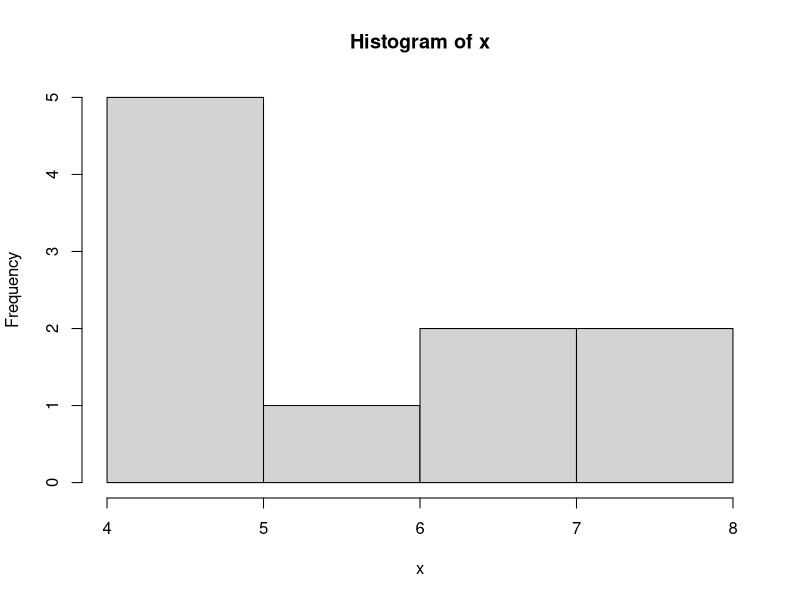
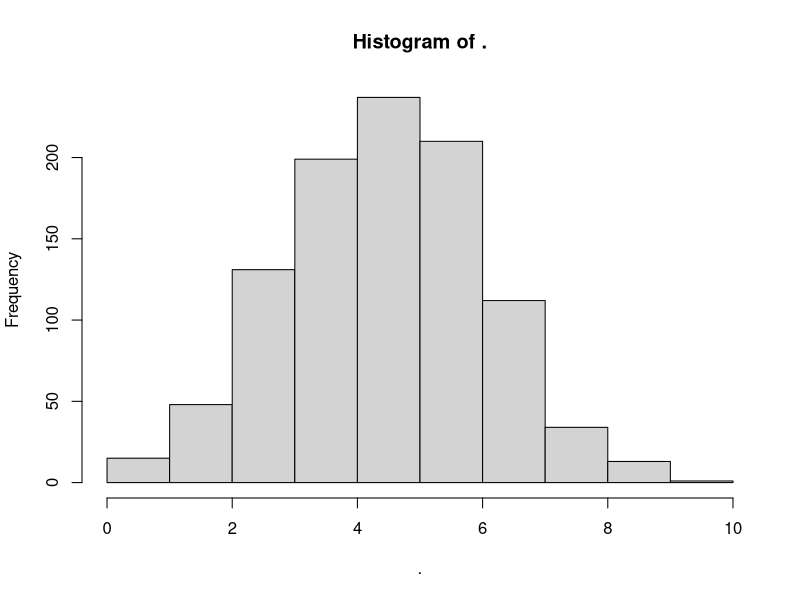

Reproduce these figures in R, in order.
## ---- chunk 1
x <- 5 	# Memberikan nilai ke ‘x’
y <- 5 	# Memberikan nilai ke ‘y’
## ---- chunk 2

x + y 			            # Tambah
x - y 			            # Pengurangan
x * y 			            # Perkalian
x / y 			            # Pembagian
x ^ y 			            # Pangkat
sqrt(x * y)	            # Akar kuadrat
log(x) 			            # Logaritma
exp(y) 			            # eksponensial
(x/y) + y 		          # Tanda Kurung
## ---- chunk 3
total <- x + y 			    # menetapkan penambahan `x` dan` y` sebagai variabel `total`
rata_rata <- (x+x+y)/3 	# menetapkan rata-rata beberapa variabel

## ---- chunk 4
dbinom (x = 3, size = 10, prob = 0.5)	     # Fungsi Kepadatan (DF) P (X = 3) 
dbinom (3, 10, 0.5) 				               # hasil yang sama seperti di atas
pbinom (q = 3, size = 10, prob = 0.5) 		 # Fungsi Distribusi Kumulatif
qbinom (p = 0.1718, size = 10, prob = 0.5) # kuantil untuk X ~ B (n = 10, p = 0.5)
rbinom (n = 10, size = 10, prob = 0.5)	 	 # menghasilkan variabel acak
#? distributions 					                 # Untuk informasi lebih lanjut
## ---- chunk 5
x = rbinom (n = 10, size = 10, prob = 0.5) 	    # berfungsi tetapi ini merupakan gaya yang buruk.
x <- rbinom (n = 10, size = 10, prob = 0.5)	    # cara terbaik
## ---- chunk 6
x 		                                          # cetak konten suatu objek cukup ketik namanya
print (x)                                       # mencetak konten suatu objek secara implisit
(x <- rbinom (n = 10, size = 10, prob = 0.5))   # cara alternatif untuk menetapkan dan mencetak
mean (x) 	                                      # Menghitung rata-rata
var (x) 		# Menghitung variansi
sd (x) 		# Simpangan baku
hist (x) 		# Plot histogram
## ---- chunk 7
ls () 			                                    # Koleksi semua objek tersebut
ls (pattern = 'x') 	                            # menggunakan ls dengan pola teks
rm (x) 			                                    # Menghapus variabel
ls () 		                                  	  # Memverifikasi
## ---- chunk 8
missing.example <- c(10,11,12,NA)                # Membuat vector dengan bilai yang hilang
is.na(missing.example)                           # Memeriksa nilai yang hilang
which(is.na(missing.example))                    # Mengidentifikasi `NA` (hanya vector)
mean(missing.example)                            # Menghitung rata-rata dengan nilai yang hilang
## ---- chunk 9
mean(missing.example, na.rm = TRUE)               # Rata-rata tanpa nilai yang hilang
## ---- chunk 10
df <- data.frame( x1 = c(NA, 7, 8, 9, 3),         # Variabel numerik dengan satu nilai hilang
                  x2 = c(4, 1, NA, NA, 4),        # Variabel numerik dengan dua nilai hilang
                  x3 = c(1, 4, 2, 9, 6),          # Variabel numerik tanpa nilai hilang
                  x4 = c("Hello", "I am Bakti", 
                         NA, "I love R",NA))      # Variabel factor dengan
is.na(df)                                         # Cara klasik untuk memeriksa `NA`
sum(is.na(df))                                    # Menghitung `NA`
apply(is.na(df),2, which)                         # Mengindeks `NA` (hanya df)
which(complete.cases(df))                         # Mengidentifikasi nilai yang diamati
## ---- chunk 11
clean.example <- na.omit(missing.example)         # Menghapus vector `NA`
clean.df <- na.omit(df)                           # Menghapus data frame `NA`
## ---- chunk 12
# Prasyarat:
library(magrittr)                                  # Memuat fungsi piping
help(package = "magrittr")                       	 # Memuat informasi `magrittr`
x <- rbinom(n=1000, size=10, prob=0.5)           	 # Menghasilkan beberapa sampel data
# Contoh:
x %>% var()                                        # Bukan `var(x)`
x %>% hist()                                     	 # Sebagai ganti `hist(x)`
x %>% mean() %>% round(2) %>% add(10)              # Sebagai ganti beberapa fungsi
## ---- chunk 13
# Gaya fungsional Onion style
car_data <- 
transform(aggregate(. ~ cyl, 
                    data = subset(mtcars, hp > 100), 
                    FUN = function(x) round(mean(x, 2))), 
                    kpl = mpg*0.4251)
## ---- chunk 14
# Piping (magrittr) style
car_data <- mtcars %>%
  subset(hp > 100) %>%
  aggregate(. ~ cyl, data = ., FUN = . %>% mean %>% round(2)) %>%
  transform(kpl = mpg %>% multiply_by(0.4251)) %>%
  print

## ---- chunk 15
c(10,11,12,13,14,15,16,17,18,19,20,21) 		  # Membuat vektor secara manual
10:21                                  			# Menggunakan operator `:`
seq(from=10, to=21, by=1)              		  # fungsi `seq()` dengan "by"
seq(from=10, to=21, len=12)          		    # fungsi `seq()` dengan "len"
x <- 10:21                             			# Mari kita tetapkan ke objek bernama "x"
x+2                                    			# Operasi biasanya bekerja berdasarkan elemen
x*2                                    			# Tambahkan 2 untuk setiap elemen `x`
x^2                                    			# Pangkat 2 untuk setiap elemen `x` 
sqrt(x)                                			# Akar kuadrat untuk setiap elemen ‘x’
log(x)                                			# Logaritma untuk setiap elemen 'x’ 
x <- c(0.5, 0.6)                       			# Numerik
x <- c(TRUE, FALSE)                    			# Logis
x <- c(T, F)                        				# Logis
x <- c("a", "b", "c")                  			# Karakter
x <- 9:29                              			# Integer
x <- c(1+0i, 2+4i)                     			# Complex
x <- vector("numeric", length = 10)    		  # fungsi `vector ()` untuk menginisialisasi vektor.
y <- c(1.7, "a")                      			# Karakter
y <- c(TRUE, 2)                     			  # Numerik
y <- c("a", TRUE)                      			# Numerik
typeof(y)                              			# Untuk memeriksa jenis `y`
class(y)                               			# Untuk memeriksa jenis `y`
## ---- chunk 16
x <- 0:10                              	   # Mari tetapkan ke objek bernama `x`
class(x)                               	   # Periksa kelas `x`
as.numeric(x)                       	     # Menetapkan `x` sebagai numerik
as.logical(x)                          	   # Menetapkan `x` sebagai logis
as.character(x)                        	   # Menetapkan `x` sebagai karakter
as.numeric(c(FALSE,TRUE,TRUE,FALSE))       # Menetapkan vektor logis sebagai angka 
## ---- chunk 17
x <- c("a", "b", "c","1")       	         # menetapkan nilai `x`
as.numeric(x)                          	   # menetapkan `x` sebagai numerik
as.logical(x)                        	     # menetapkan `x` sebagai logis
as.complex(x)                        	     # menetapkan `x` sebagai karakter
## ---- chunk 18
m <- matrix(nrow = 2, ncol = 3)          # Membuat matriks `NA` sebanyak 2x3
m                                        # Mencetak hasilnya
dim(m)                                   # Memeriksa dimensi
attributes(m)                            # Memeriksa dimensi
## ---- chunk 19
m <- matrix (1: 6, nrow = 2, ncol = 3)   # Membuat sebuah matriks dengan 2x3
## ---- chunk 20
m <- 1:10                                # Membuat vektor `m`
dim(m) <- c(2, 5)                        # Menetapkan vektor `m` sebagai matriks sebesar 2x5
m                                        # Mencetak hasilnya
## ---- chunk 21
x <- 1:3                                 # Membuat vektor `x`
y <- 10:12                               # Membuat vektor `y`
cbind(x, y)                              # Menggabungkan vektor `x` dan` y` dengan kolom
rbind(x, y)                              # Menggabungkan vektor `x` dan` y` dengan baris
## ---- chunk 22
x <- list(1:5,c("a","b","c"),TRUE,7,5)  # Membuat daftar (list) vektor `x`
x[1]                                    # Kurung tunggal
x[[1]]                                  # Kurung ganda
typeof(x[2])                            # Memeriksa jenis objek menggunakan []
typeof(x[[2]])                          # Memeriksa jenis objek menggunakan [[]]
x[c(1,2)]                               # list vektor pertama dan kedua
## ---- chunk 23
x <- vector("list", length = 3)         # Membuat daftar (list) kosong (sesuai kebutuhan)
name <- c("a","b","c","d")              # Membuat objek sebagai variabel `name`
age  <- c(18, 19, 20, 21)               # Membuat objek sebagai variabel `age`
gender<- c(1, 0, 0, 1)                  # Membuat objek sebagai variabel `gender`
x[[1]] <- name                          # Tambah / ganti objek ke daftar `x`
x[[2]] <- age                           # Tambah / ganti objek ke daftar `x`
x[[3]] <- gender                        # Tambah / ganti objek ke daftar `x`
x                                       # Cetak hasil akhir
## ---- chunk 24
x <- factor(c("yes","no","yes","no"))  # Membuat objek faktor
x                                      # Cetak hasilnya
table(x)                               # Tabel dari `x`
unclass(x)                             # Melihat representasi faktor yang mendasarinya
attr(x,"levels")                       # Melihat representasi faktor yang mendasarinya
## ---- chunk 25
# Buat data frame pertama.
df1 <- data.frame(id = c (1:5), 
                name = c("Julian","Vanessa","Jeffry","Angel","Nikki"),
              salary = c(623.3,515.2,611.0,729.0,843.25), 
          start_date = as.Date(c("2022-01-01", "2022-09-23", "2022-11-15",                                               "2022-05-11", "2022-03-27")),
                dept = c("DS","DS","BA","DA","DS"), stringsAsFactors = F)
df1
## ---- chunk 26
# Buat data frame kedua.
df2 <-data.frame(id = c (6:10), 
               name = c("Ardifo","Irene","Kefas","Sherly","Bakti"),
             salary = c(578.0,722.5,632.8,632.8,NA), 
         start_date = as.Date(c("2022-05-21","2022-07-30","2022-06-17",
                                "2022-07-30","2018-09-03")),
               dept = c("Actuaries","Actuaries","CA","DE","Lecturer"),stringsAsFactors = F)
df2
## ---- chunk 27
df3 <- rbind(df1,df2)                  # Gabungkan dua frame data
print(df3)                             # Cetak hasilnya `df3`
head(df3)                              # Cetak enam baris pertama
head(df3,6)                            # Cetak enam baris pertama
#View(df3)                             # Menggunakan RStudio seperti penampil Excel
class(df3)                             # objeknya bertipe data.frame
str(df3)                               # Dapatkan struktur data frame
dim(df3)                               # Periksa dimensi data
## ---- chunk 28
data<-df1                              # Panggil `df1` seperti yang kita gunakan di bagian sebelumnya
names(data)                            # Periksa nama variabel data
names(data)<-c("no", "nama", "gaji",
             "mulai_bekerja","divisi") # Mengubah nama nama variabel menjadi Indonesia
data                                   # Cetak hasilnya
## ---- chunk 29
m <- matrix(1:4, nrow = 2, ncol = 2)
dimnames(m) <- list(c("a", "b"), c("c", "d")) 
m
## ---- chunk 30
colnames(m) <- c("h", "f")
rownames(m) <- c("x", "z")
m
## ---- chunk 31
#View(mtcars)                          # Lihat dataset `mtcars` (lingkungan R)
#?mtcars                               # Informasi detail tentang mtcars
typeof(mtcars)                         # Periksa jenis data
class(mtcars)                          # Periksa jenis data
mtcars[1,5]                            # Ekstrak elemen di baris 1 dan kolom 5.
mtcars[1:5,]                           # Ekstrak enam baris pertama mtcars
mtcars[,1:5]                           # Ekstrak enam kolom mtcars pertama
mtcars[,'mpg']                         # Ekstrak kolom khusus
mtcars$mpg                             # Ekstrak kolom khusus
mtcars['Mazda RX4',]                   # Ekstrak baris khusus

subset(mtcars, select=mpg)             # Ekstrak / subset kolom spesifik
subset(mtcars, select=1)               # Ekstrak / subset kolom spesifik
subset(mtcars, select= c(1,2))         # Ekstrak / subset kolom pertama & kedua
subset(mtcars, select= c(1:5))         # Ekstrak / subset kolom spesifik

min(mtcars$mpg )                       # Temukan minimum gallon Miles/(US) 
max(mtcars$mpg , na.rm = TRUE)         # Temukan maksimum gallon Miles/(US)
mean(mtcars$mpg , na.rm = TRUE)        # Temukan rata-rata gallon Miles/(US)
var(mtcars$mpg , na.rm = TRUE)         # Temukan varians gallon Miles/(US)
sd(mtcars$mpg , na.rm = TRUE)          # Temukan standar deviasi gallon Miles/(US)
## ---- chunk 32
mtcars$newvar1 <- mtcars$mpg - mtcars$qsec
mtcars$newvar2 <- mtcars$newvar1 > 0
mtcars$newvar3 <- ifelse(mtcars$newvar2, "good", "bad")
mtcars$newvar4 <- factor(mtcars$newvar1>10 & mtcars$newvar3=="good",
                         labels = c("level1","level2"))
